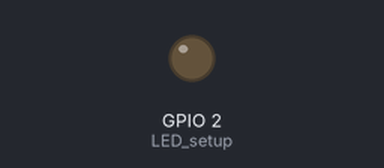
This program was run on a simulated ESP8266 (Wemos D1 mini). Parts: output pins drawn as LEDs (lit = HIGH). WiFi joins after 1.5 s; servers stay silent unless stated; web services answer with replies made up by the test bench; what the program prints to the serial monitor is not drawn.

Above: at 0.1 s.
At 1.6 s:
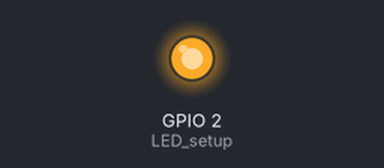
Timing chart, 0 to 3.3 s (numbered marks = the images above):
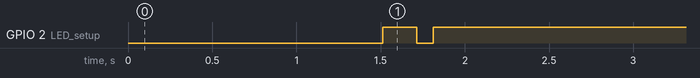

The program:

main.cpp
```cpp
#include <Arduino.h>
#include <ESP8266WiFi.h>

#include "main.h"

WiFiClientSecure client;

void setup_wifi() {
  delay(10);
  // We start by connecting to a WiFi network
  Serial.println();
  Serial.print("Connecting to ");
  Serial.println(wifi_ssid);

  WiFi.begin(wifi_ssid, wifi_pass);

  while (WiFi.status() != WL_CONNECTED) {
    delay(500);
    Serial.print(".");
  }

  Serial.println("");
  Serial.println("WiFi connected");
  Serial.print("IP address: ");
  Serial.println(WiFi.localIP());
  WiFi.mode(WIFI_STA); // Ensure AP is off

  client.setInsecure();
}

void ICACHE_RAM_ATTR inline ISR_timer0() {
  if(alarm) {
    digitalWrite(LED_BUILTIN, !digitalRead(LED_BUILTIN));
  }

  if(++seconds>119) {
    seconds = 0;
    heartbeat = true;
  }
  timer0_write(ESP.getCycleCount() + 40000000L); // 40M/80M = 500ms
}

void setup() {
  // put your setup code here, to run once:
  Serial.begin(115200);

  pinMode(LED_BUILTIN, OUTPUT);     // LED setup
  digitalWrite(LED_BUILTIN, 0);     // LED on

  setup_wifi();

  digitalWrite(LED_BUILTIN, 1);     // LED off

  noInterrupts();

    // interupt to increment counter every second
    timer0_isr_init();
    timer0_attachInterrupt(ISR_timer0);
    timer0_write(ESP.getCycleCount() + 20000000L); // start in 250ms (80M/20M=1/4)

  interrupts();
}

void loop() {
  if(heartbeat) {
    heartbeat = false;

    if (WiFi.status() == WL_CONNECTED) {
      if (!client.connect("api.thingspeak.com", 443)) {
        alarm = true;
        Serial.println("ERROR: connecting to api.thingspeak.com failed");
      } else  {
        digitalWrite(LED_BUILTIN, 0); // LED on
        client.print(String("GET /update?api_key=") + thingspeakApiKey +
                    "&field1=1" +
                    " HTTP/1.1\r\n" +
                    "Host: api.thingspeak.com\r\n" +
                    "User-Agent: HeartbeatESP8266\r\n" +
                    "Connection: close\r\n\r\n");

        if (client.connected()) {
          status = client.readStringUntil('\n');
          status.replace("\r", " ");
        }
        if (client.connected()) {
          client.readStringUntil(' ');
          date = client.readStringUntil('\n');
          date.replace("\r", " ");
        }
        while (client.connected()) {
          client.read();
        }
        Serial.print(date);
        Serial.print("- ");
        Serial.println(status);
        alarm = false;
        digitalWrite(LED_BUILTIN, 1);     // LED off
      }
    } else {
      alarm = true;
      Serial.println("ERROR: WiFi not connected!");
      WiFi.begin(wifi_ssid, wifi_pass);
    }
  }
}
```

main.h
```cpp
/*
 * Set the next variables with your SSID/Password combination and the
 * ThinkSpeak *WRITE* API KEY
 *
 * PLATFORMIO_BUILD_FLAGS=-DWIFI_PASS=\"TopfSigrid\" \
 *                        -DWIFI_SSID=\"Internet\"   \
 *                        -DTHINGSPEAK_HEARTBEAT=\"72ND53937K5N52JP\"
 */

#ifdef WIFI_SSID
const char* wifi_ssid = WIFI_SSID;
#else
const char* wifi_ssid = "YOUR-WIFI-SSID";
#endif

#ifdef WIFI_PASS
const char* wifi_pass = WIFI_PASS;
#else
const char* wifi_pass = "YOUR-WIFI-PASSWORD";
#endif

#ifdef THINGSPEAK_HEARTBEAT
const char* thingspeakApiKey = THINGSPEAK_HEARTBEAT;
#else
const char* thingspeakApiKey = "YOUR-THINGSPEAK-APIKEY";
#endif

volatile int     heartbeat = true;
volatile int     alarm     = false;
volatile uint8_t seconds   = 0;

String status;
String date;

// ISR
void ICACHE_RAM_ATTR inline ISR_timer0();
```

Measured:
- by itself, GPIO 2 (LED_setup): HIGH → LOW at 1.7 s, → HIGH 0.10 s later
